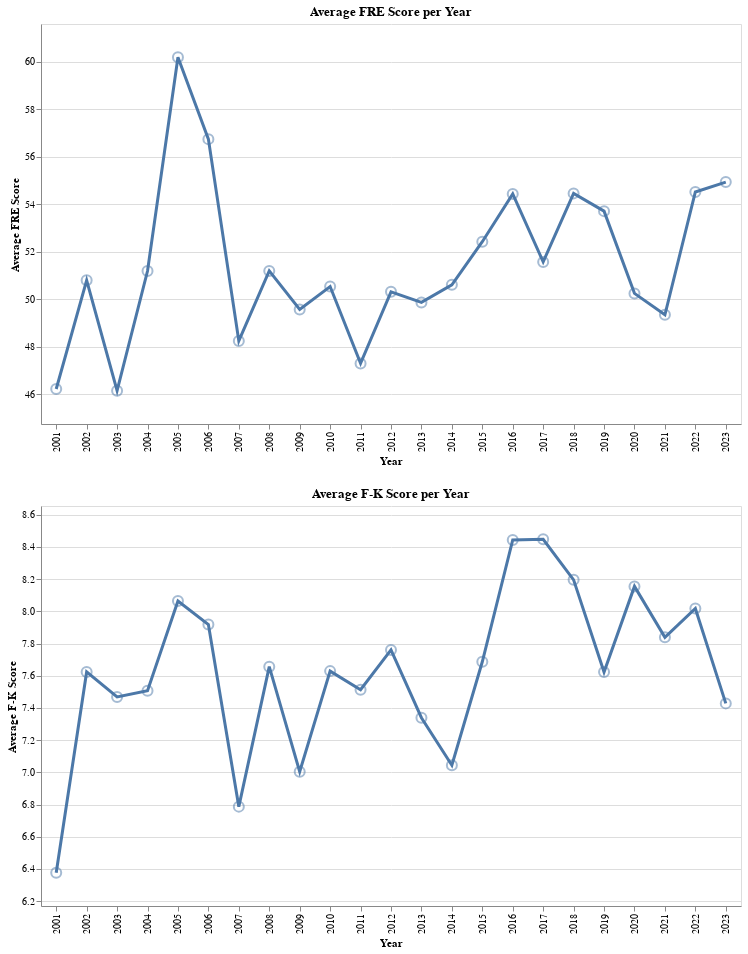

The code cell stored with this chart in its notebook:
### Code cell
# Create line chart for F-K scores
import pandas as pd
import altair as alt

avg_scores = df.groupby('Year').agg({'Opinion 1 F-K Score': 'mean', 'Opinion 1 FRE Score': 'mean'}).reset_index()

# Create the nearest selection
nearest = alt.selection_point(on='mouseover', nearest=True, empty='none', fields=['Year'])

# Calculate the y-axis range for F-K scores
fk_min = avg_scores['Opinion 1 F-K Score'].min()
fk_max = avg_scores['Opinion 1 F-K Score'].max()
fk_range = [fk_min - (fk_max - fk_min) * 0.1, fk_max + (fk_max - fk_min) * 0.1]

# Create line chart for F-K scores
fk_line = alt.Chart(avg_scores).mark_line(strokeWidth=3).encode(
    x=alt.X('Year:O', title='Year'),
    y=alt.Y('Opinion 1 F-K Score:Q', title='Average F-K Score', scale=alt.Scale(domain=fk_range))
)

# Create scatter plot for F-K scores with points
fk_points = alt.Chart(avg_scores).mark_point(size=100).encode(
    x=alt.X('Year:O', title='Year'),
    y=alt.Y('Opinion 1 F-K Score:Q', title='Average F-K Score', scale=alt.Scale(domain=fk_range)),
    tooltip=[
        alt.Tooltip('Year:O', title='Year'),
        alt.Tooltip('Opinion 1 F-K Score:Q', title='Average F-K Score')
    ],
    opacity=alt.condition(nearest, alt.value(1), alt.value(0.5))
).add_params(
    nearest
)

# Combine the line chart and points for F-K chart
fk_chart = alt.layer(fk_line, fk_points).properties(
    title='Average F-K Score per Year',
    width=700,
    height=400
)

# Calculate the y-axis range for FRE scores
fre_min = avg_scores['Opinion 1 FRE Score'].min()
fre_max = avg_scores['Opinion 1 FRE Score'].max()
fre_range = [fre_min - (fre_max - fre_min) * 0.1, fre_max + (fre_max - fre_min) * 0.1]

# Create line chart for FRE scores
fre_line = alt.Chart(avg_scores).mark_line(strokeWidth=3).encode(
    x=alt.X('Year:O', title='Year'),
    y=alt.Y('Opinion 1 FRE Score:Q', title='Average FRE Score', scale=alt.Scale(domain=fre_range))
)

# Create scatter plot for FRE scores with points
fre_points = alt.Chart(avg_scores).mark_point(size=100).encode(
    x=alt.X('Year:O', title='Year'),
    y=alt.Y('Opinion 1 FRE Score:Q', title='Average FRE Score', scale=alt.Scale(domain=fre_range)),
    tooltip=[
        alt.Tooltip('Year:O', title='Year'),
        alt.Tooltip('Opinion 1 FRE Score:Q', title='Average FRE Score')
    ],
    opacity=alt.condition(nearest, alt.value(1), alt.value(0.5))
).add_params(
    nearest
)

# Combine
fre_chart = alt.layer(fre_line, fre_points).properties(
    title='Average FRE Score per Year',
    width=700,
    height=400
)

# Display
fre_chart & fk_chart

### Figure 1 — Vega-Lite specification as saved in the notebook (floating-point values rounded to 4 significant figures)
{"config": {"view": {"continuousWidth": 300, "continuousHeight": 300}}, "vconcat": [{"layer": [{"mark": {"type": "line", "strokeWidth": 3}, "encoding": {"x": {"field": "Year", "title": "Year", "type": "ordinal"}, "y": {"field": "Opinion 1 FRE Score", "scale": {"domain": [44.75, 61.59]}, "title": "Average FRE Score", "type": "quantitative"}}}, {"mark": {"type": "point", "size": 100}, "encoding": {"opacity": {"condition": {"param": "param_3", "value": 1, "empty": false}, "value": 0.5}, "tooltip": [{"field": "Year", "title": "Year", "type": "ordinal"}, {"field": "Opinion 1 FRE Score", "title": "Average FRE Score", "type": "quantitative"}], "x": {"field": "Year", "title": "Year", "type": "ordinal"}, "y": {"field": "Opinion 1 FRE Score", "scale": {"domain": [44.75, 61.59]}, "title": "Average FRE Score", "type": "quantitative"}}, "name": "view_6"}], "height": 400, "title": "Average FRE Score per Year", "width": 700}, {"layer": [{"mark": {"type": "line", "strokeWidth": 3}, "encoding": {"x": {"field": "Year", "title": "Year", "type": "ordinal"}, "y": {"field": "Opinion 1 F-K Score", "scale": {"domain": [6.17, 8.654]}, "title": "Average F-K Score", "type": "quantitative"}}}, {"mark": {"type": "point", "size": 100}, "encoding": {"opacity": {"condition": {"param": "param_3", "value": 1, "empty": false}, "value": 0.5}, "tooltip": [{"field": "Year", "title": "Year", "type": "ordinal"}, {"field": "Opinion 1 F-K Score", "title": "Average F-K Score", "type": "quantitative"}], "x": {"field": "Year", "title": "Year", "type": "ordinal"}, "y": {"field": "Opinion 1 F-K Score", "scale": {"domain": [6.17, 8.654]}, "title": "Average F-K Score", "type": "quantitative"}}, "name": "view_5"}], "height": 400, "title": "Average F-K Score per Year", "width": 700}], "data": {"name": "data-fc88eb9df6b02a0ea206225ccad93f69"}, "params": [{"name": "param_3", "select": {"type": "point", "fields": ["Year"], "nearest": true, "on": "mouseover"}, "views": ["view_6", "view_5"]}], "$schema": "https://vega.github.io/schema/vega-lite/v5.8.0.json", "datasets": {"data-fc88eb9df6b02a0ea206225ccad93f69": [{"Year": 2001, "Opinion 1 F-K Score": 6.377, "Opinion 1 FRE Score": 46.22}, {"Year": 2002, "Opinion 1 F-K Score": 7.623, "Opinion 1 FRE Score": 50.79}, {"Year": 2003, "Opinion 1 F-K Score": 7.468, "Opinion 1 FRE Score": 46.15}, {"Year": 2004, "Opinion 1 F-K Score": 7.506, "Opinion 1 FRE Score": 51.19}, {"Year": 2005, "Opinion 1 F-K Score": 8.064, "Opinion 1 FRE Score": 60.19}, {"Year": 2006, "Opinion 1 F-K Score": 7.917, "Opinion 1 FRE Score": 56.74}, {"Year": 2007, "Opinion 1 F-K Score": 6.787, "Opinion 1 FRE Score": 48.25}, {"Year": 2008, "Opinion 1 F-K Score": 7.656, "Opinion 1 FRE Score": 51.19}, {"Year": 2009, "Opinion 1 F-K Score": 7.004, "Opinion 1 FRE Score": 49.57}, {"Year": 2010, "Opinion 1 F-K Score": 7.629, "Opinion 1 FRE Score": 50.54}, {"Year": 2011, "Opinion 1 F-K Score": 7.513, "Opinion 1 FRE Score": 47.3}, {"Year": 2012, "Opinion 1 F-K Score": 7.76, "Opinion 1 FRE Score": 50.31}, {"Year": 2013, "Opinion 1 F-K Score": 7.339, "Opinion 1 FRE Score": 49.87}, {"Year": 2014, "Opinion 1 F-K Score": 7.044, "Opinion 1 FRE Score": 50.61}, {"Year": 2015, "Opinion 1 F-K Score": 7.687, "Opinion 1 FRE Score": 52.42}, {"Year": 2016, "Opinion 1 F-K Score": 8.443, "Opinion 1 FRE Score": 54.43}, {"Year": 2017, "Opinion 1 F-K Score": 8.447, "Opinion 1 FRE Score": 51.57}, {"Year": 2018, "Opinion 1 F-K Score": 8.195, "Opinion 1 FRE Score": 54.46}, {"Year": 2019, "Opinion 1 F-K Score": 7.623, "Opinion 1 FRE Score": 53.71}, {"Year": 2020, "Opinion 1 F-K Score": 8.155, "Opinion 1 FRE Score": 50.25}, {"Year": 2021, "Opinion 1 F-K Score": 7.838, "Opinion 1 FRE Score": 49.34}, {"Year": 2022, "Opinion 1 F-K Score": 8.017, "Opinion 1 FRE Score": 54.52}, {"Year": 2023, "Opinion 1 F-K Score": 7.428, "Opinion 1 FRE Score": 54.93}]}}
